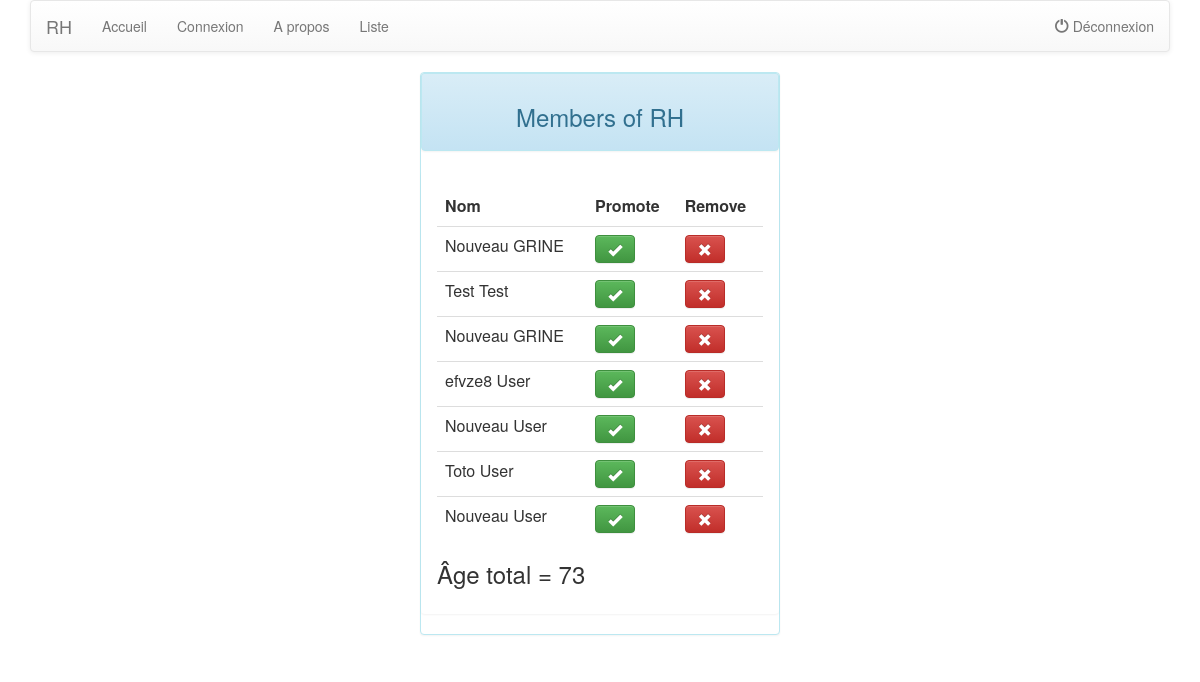
Page /listUsers on the earlier database version.
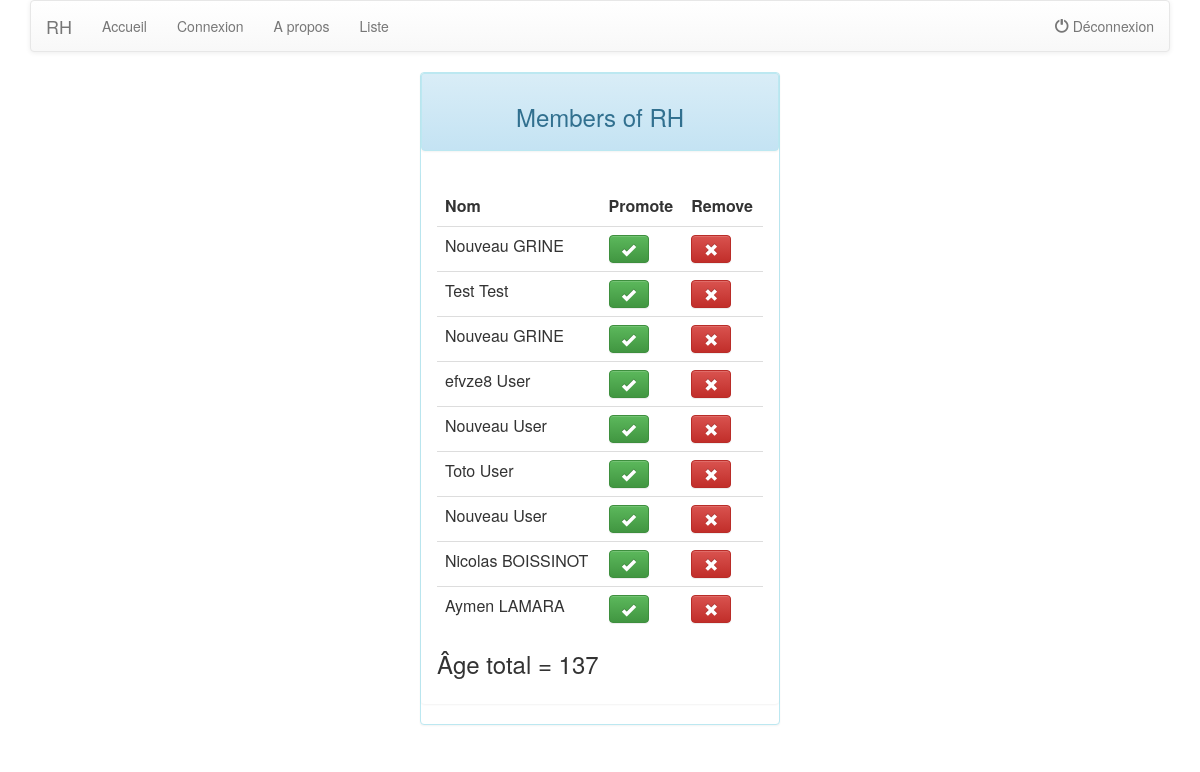
Same page on the later database version.
### qa/models.py (models this page shows)
class Qa(models.Model):
    first = models.CharField(max_length=200)
    last = models.CharField(max_length=200)
    email = models.EmailField(max_length=100, default="")
    password = models.CharField(max_length=100, default="")
    age = models.IntegerField(max_length=3)

### qa/views.py (the view)
# urls.py: url(r'^listUsers', views.listUsers, name='listUsers'),
def listUsers(request):
    users = Qa.objects.all().order_by('id')
    total_age = 0
    for user in users:
        total_age = total_age + user.age
    context = {'users':users, 'total_age':total_age}
    return render(request, 'qa.html', context )

### qa/templates/qa.html
{% extends "base.html" %}
{% block content %}
<div class="panel panel-info">
	<div style="text-align: center" class="panel panel-heading">
		<h3>Members of RH</h3>
	</div>
	<div class="panel panel-body">
<table class="table table-hover">
<tr><th>Nom</th><th>Promote</th><th>Remove</th></tr>
	{% for user in users %}
    <tr>
    <td>
    {{ user.first }} {{ user.last }}</td>
    <td>
    <button class="btn btn-success"><span class="glyphicon glyphicon-ok"></span></button></td>
    <td>
    <button class="btn btn-danger"><span class="glyphicon glyphicon-remove"></span></button>
    </td></tr>
    {% endfor %}
</table>
<h3> Âge total =  {{ total_age }} </h3>
</div>
</div>
{% endblock %}

### qa/templates/base.html (shortened to what this page needs)
<html>
<head>
	<link rel="stylesheet" href="//maxcdn.bootstrapcdn.com/bootstrap/3.2.0/css/bootstrap.min.css">
    <link rel="stylesheet" href="//maxcdn.bootstrapcdn.com/bootstrap/3.2.0/css/bootstrap-theme.min.css">
</head>
<body>
  <div class="container">
  	<nav class="navbar navbar-default">
    		<div class="container-fluid">
    			<div class="navbar-header">
    				 <a class="navbar-brand" href="/login">RH</a>
    			</div>
      		<ul class="nav navbar-nav">
      			<li><a href="/login">Accueil</a></li>
      			<li><a href="/login">Connexion</li></a>
      			<li><a href="/login">A propos</li></a>
            <li><a href="/listUsers">Liste</li></a>
      		</ul>
          <ul  class="nav navbar-nav navbar-right">
            <li>
              <a href="/logout"><div>
              <span class="glyphicon glyphicon-off" aria-hidden="true"></span> Déconnexion</div>
              </a>
            </li>
          </ul>
    		</div>
  	</nav>
    <div>
<div class="row">
<div class="col-sm-4"></div>
<div class="col-sm-4">
      {% block content %}
      {% endblock %}
</div>
<div class="col-sm-4"></div>
    </div>
  </div>
</body>
</html>

Differences in the rows shown:
added Qa: first "Nicolas", last "BOISSINOT"
added Qa: first "Aymen", last "LAMARA"
Other differences:
{{ total_age }}: "73" → "137"
